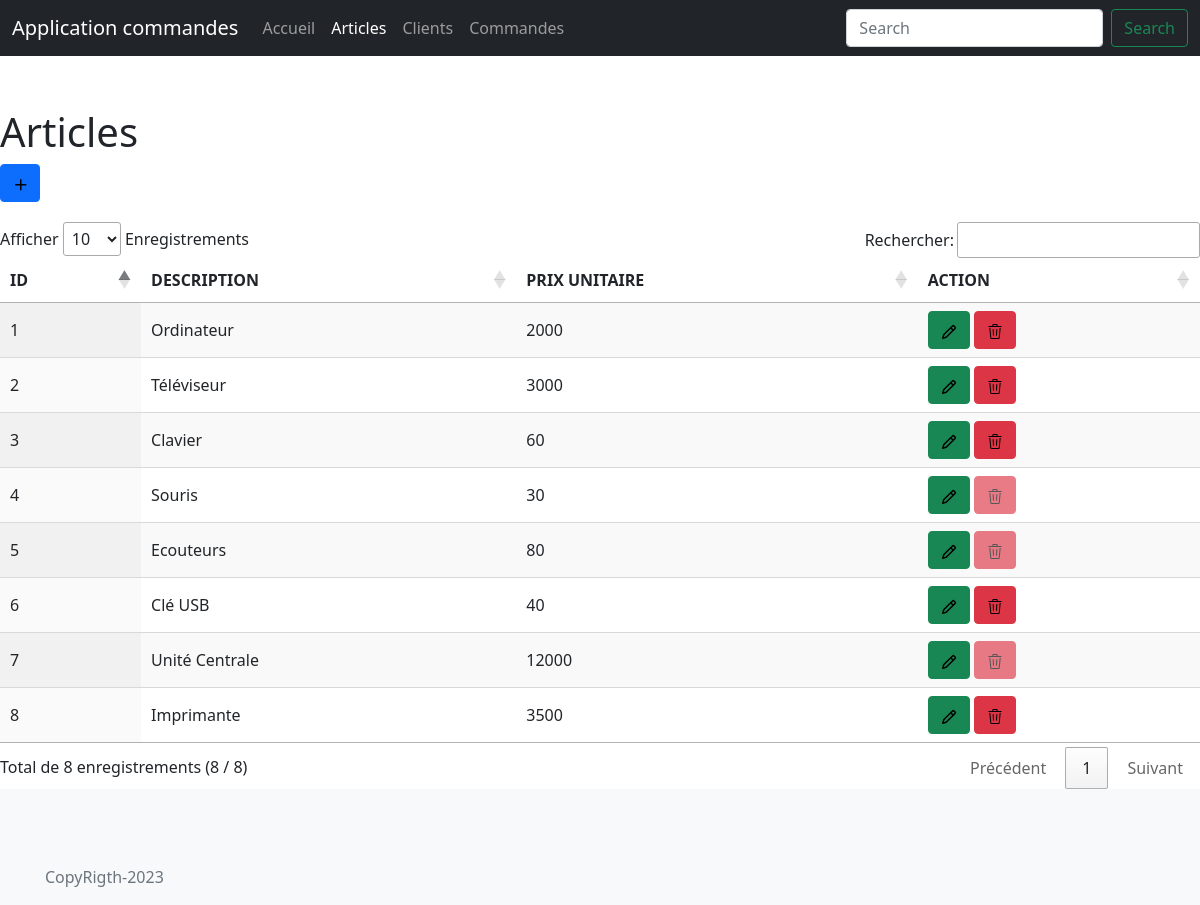
The app's page /articles.php with its own data.
### tables this page shows
CREATE TABLE IF NOT EXISTS `article` (
  `idarticle` int NOT NULL AUTO_INCREMENT,
  `description` varchar(250) NOT NULL,
  `prix_unitaire` float NOT NULL,
  PRIMARY KEY (`idarticle`)
);

### articles.php (the view, shortened to what this page needs)
<?php
$article = true;
include_once("header.php");
include_once("main.php");
$count=0;
$list=[];
$query="SELECT idarticle FROM article WHERE idarticle IN(SELECT idarticle FROM ligne_commande WHERE ligne_commande.idarticle=article.idarticle)";
$pdostmt=$pdo->prepare($query);
$pdostmt->execute();
foreach(($pdostmt->fetchAll(PDO::FETCH_NUM)) as $tabvalues){
    foreach($tabvalues as $tabelements){
        $list[]=$tabelements;
    }
}
?>
    <h1 class="mt-5">Articles</h1>
    <a href="addarticle.php" class="btn btn-primary" style="width:40px; float:right; margin-bottom:20px;">
    <svg xmlns="http://www.w3.org/2000/svg" viewBox="0 0 16 16" width="16" height="16">
     <path d="M7.75 2a.75.75 0 0 1 .75.75V7h4.25a.75.75 0 0 1 0 1.5H8.5v4.25a.75.75 0 0 1-1.5 0V8.5H2.75a.75.75 0 0 1 0-1.5H7V2.75A.75.75 0 0 1 7.75 2Z">
    </path>
    </svg>
    </a>
    <?php
    $query="SELECT * FROM article";
    $pdostmt=$pdo->prepare($query);
    $pdostmt ->execute();
    ?>
    <table id="datatable" class="display">
    <thead>
        <tr>
            <th>ID</th>
            <th>DESCRIPTION</th>
            <th>PRIX UNITAIRE</th>
            <th>ACTION</th>
        </tr>
    </thead>
    <tbody>
        <?php while($ligne=$pdostmt->fetch(PDO::FETCH_ASSOC)):
            $count++;
            ?>
        <tr>
            <td><?php echo $ligne["idarticle"]; ?></td>
            <td><?php echo $ligne["description"]; ?></td>
            <td><?php echo $ligne["prix_unitaire"]; ?></td>
            <td>
            <a href="modifarticle.php?id=<?php echo $ligne["idarticle"]?>" class="btn btn-success">
            </a>
            <button type="button" class="btn btn-danger" data-bs-toggle="modal"  <?php if(in_array($ligne["idarticle"],$list)){echo "disabled";}?>
             data-bs-target="#deleteModal<?php echo $count ?>">
            </button>
            </td>
        </tr>
        <?php endwhile; ?>
    </tbody>
</table>
<?php
include_once("footer.php")
?>

### header.php (shortened to what this page needs)
<!doctype html>
<html lang="en" class="h-100">
  <head>
<link href="https://getbootstrap.com/docs/5.1/dist/css/bootstrap.min.css" rel="stylesheet">
<link rel="stylesheet" href="https://cdn.datatables.net/1.13.4/css/jquery.dataTables.css" />
    <link href="css/style.css" rel="stylesheet">
  </head>
  <body class="d-flex flex-column h-100">
<header>
  <nav class="navbar navbar-expand-md navbar-dark fixed-top bg-dark">
    <div class="container-fluid">
      <a class="navbar-brand" href="index.php">Application commandes</a>
      <div class="collapse navbar-collapse" id="navbarCollapse">
        <ul class="navbar-nav me-auto mb-2 mb-md-0">
          <li class="nav-item">
            <a class="nav-link <?php echo !empty($index)?"active":"" ?>" aria-current="page" href="index.php">Accueil</a>
          </li>
          <li class="nav-item">
            <a class="nav-link <?php echo !empty($article)?"active":"" ?>" href="articles.php">Articles</a>
          </li>
          <li class="nav-item">
            <a class="nav-link <?php echo !empty($client)?"active":"" ?>" href="clients.php">Clients</a>
          </li>
          <li class="nav-item">
            <a class="nav-link <?php echo !empty($commande)?"active":"" ?>" href="commandes.php">Commandes</a>
          </li>
        </ul>
        <form class="d-flex">
          <input class="form-control me-2" type="search" placeholder="Search" aria-label="Search">
          <button class="btn btn-outline-success" type="submit">Search</button>
        </form>
      </div>
    </div>
  </nav>
</header>
</body>
</html>

### main.php (shortened to what this page needs)
<main class="flex-shrink-0">
<div class="container">
</div>
</main>

### footer.php (shortened to what this page needs)
<!doctype html>
<html lang="en" class="h-100">
  <head>
  </head>
  <body class="d-flex flex-column h-100">
<footer class="footer mt-auto py-3 bg-light">
  <div class="container">
    <span class="text-muted">CopyRigth-2023</span>
  </div>
</footer>
</body>
</html>

### css/style.css (style rules this page uses)
.container { padding: 60px 15px 0; }

### records on screen
article: idarticle "1", description "Ordinateur", prix_unitaire "2000"
article: idarticle "2", description "Téléviseur", prix_unitaire "3000"
article: idarticle "3", description "Clavier", prix_unitaire "60"
article: idarticle "4", description "Souris", prix_unitaire "30"
article: idarticle "5", description "Ecouteurs", prix_unitaire "80"
article: idarticle "6", description "Clé USB", prix_unitaire "40"
article: idarticle "7", description "Unité Centrale", prix_unitaire "12000"
article: idarticle "8", description "Imprimante", prix_unitaire "3500"
